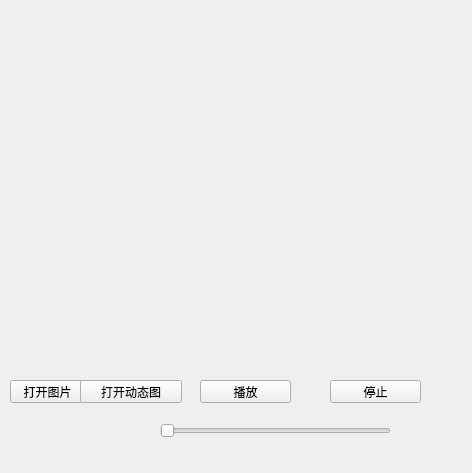
<?xml version="1.0" encoding="UTF-8"?>
<ui version="4.0">
 <class>Widget</class>
 <widget class="QWidget" name="Widget">
  <property name="geometry">
   <rect>
    <x>0</x>
    <y>0</y>
    <width>472</width>
    <height>473</height>
   </rect>
  </property>
  <property name="minimumSize">
   <size>
    <width>0</width>
    <height>0</height>
   </size>
  </property>
  <property name="windowTitle">
   <string>Widget</string>
  </property>
  <widget class="QSlider" name="horizontalSlider">
   <property name="geometry">
    <rect>
     <x>160</x>
     <y>420</y>
     <width>231</width>
     <height>21</height>
    </rect>
   </property>
   <property name="orientation">
    <enum>Qt::Orientation::Horizontal</enum>
   </property>
  </widget>
  <widget class="QLabel" name="labelShow">
   <property name="geometry">
    <rect>
     <x>40</x>
     <y>10</y>
     <width>400</width>
     <height>300</height>
    </rect>
   </property>
   <property name="text">
    <string/>
   </property>
  </widget>
  <widget class="QPushButton" name="btnOpenPic">
   <property name="geometry">
    <rect>
     <x>10</x>
     <y>380</y>
     <width>75</width>
     <height>23</height>
    </rect>
   </property>
   <property name="text">
    <string>打开图片</string>
   </property>
  </widget>
  <widget class="QPushButton" name="btnOpenMov">
   <property name="geometry">
    <rect>
     <x>80</x>
     <y>380</y>
     <width>102</width>
     <height>23</height>
    </rect>
   </property>
   <property name="text">
    <string>打开动态图</string>
   </property>
  </widget>
  <widget class="QPushButton" name="btnStart">
   <property name="geometry">
    <rect>
     <x>200</x>
     <y>380</y>
     <width>91</width>
     <height>23</height>
    </rect>
   </property>
   <property name="text">
    <string>播放</string>
   </property>
  </widget>
  <widget class="QPushButton" name="btnStop">
   <property name="geometry">
    <rect>
     <x>330</x>
     <y>380</y>
     <width>91</width>
     <height>23</height>
    </rect>
   </property>
   <property name="text">
    <string>停止</string>
   </property>
  </widget>
 </widget>
 <resources/>
 <connections/>
</ui>
